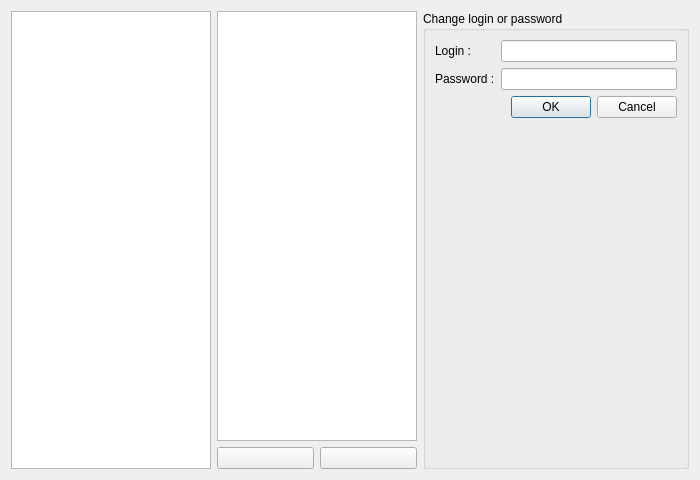
<?xml version="1.0" encoding="UTF-8"?>
<ui version="4.0">
 <class>EditLoginPassWindow</class>
 <widget class="QDialog" name="EditLoginPassWindow">
  <property name="windowModality">
   <enum>Qt::WindowModal</enum>
  </property>
  <property name="geometry">
   <rect>
    <x>0</x>
    <y>0</y>
    <width>700</width>
    <height>480</height>
   </rect>
  </property>
  <property name="windowTitle">
   <string>Manage logins and passwords by servers</string>
  </property>
  <property name="windowIcon">
   <iconset resource="../../ressources/ressources.qrc">
    <normaloff>:/img/Key-32.png</normaloff>:/img/Key-32.png</iconset>
  </property>
  <layout class="QHBoxLayout" name="horizontalLayout">
   <item>
    <widget class="QListWidget" name="lwServers">
     <property name="maximumSize">
      <size>
       <width>200</width>
       <height>16777215</height>
      </size>
     </property>
    </widget>
   </item>
   <item>
    <layout class="QVBoxLayout" name="verticalLayout">
     <item>
      <widget class="QListWidget" name="lwPairs">
       <property name="maximumSize">
        <size>
         <width>200</width>
         <height>16777215</height>
        </size>
       </property>
      </widget>
     </item>
     <item>
      <layout class="QHBoxLayout" name="horizontalLayout_2">
       <item>
        <widget class="QPushButton" name="pbAddPair_2">
         <property name="maximumSize">
          <size>
           <width>100</width>
           <height>16777215</height>
          </size>
         </property>
         <property name="icon">
          <iconset resource="../../ressources/ressources.qrc">
           <normaloff>:/img/Plus-32.png</normaloff>:/img/Plus-32.png</iconset>
         </property>
        </widget>
       </item>
       <item>
        <widget class="QPushButton" name="pbDelPair_2">
         <property name="maximumSize">
          <size>
           <width>100</width>
           <height>16777215</height>
          </size>
         </property>
         <property name="icon">
          <iconset resource="../../ressources/ressources.qrc">
           <normaloff>:/img/Cross-32.png</normaloff>:/img/Cross-32.png</iconset>
         </property>
        </widget>
       </item>
      </layout>
     </item>
    </layout>
   </item>
   <item>
    <widget class="QGroupBox" name="GroupBox">
     <property name="title">
      <string>Change login or password</string>
     </property>
     <layout class="QFormLayout" name="formLayout">
      <item row="0" column="0">
       <widget class="QLabel" name="label">
        <property name="text">
         <string>Login :</string>
        </property>
       </widget>
      </item>
      <item row="0" column="1">
       <widget class="QLineEdit" name="leLogin"/>
      </item>
      <item row="1" column="0">
       <widget class="QLabel" name="label_2">
        <property name="text">
         <string>Password :</string>
        </property>
       </widget>
      </item>
      <item row="1" column="1">
       <widget class="QLineEdit" name="lePassword"/>
      </item>
      <item row="2" column="1">
       <widget class="QDialogButtonBox" name="buttonBox">
        <property name="standardButtons">
         <set>QDialogButtonBox::Cancel|QDialogButtonBox::Ok</set>
        </property>
       </widget>
      </item>
     </layout>
    </widget>
   </item>
  </layout>
 </widget>
 <resources>
  <include location="../../ressources/ressources.qrc"/>
 </resources>
 <connections>
  <connection>
   <sender>buttonBox</sender>
   <signal>rejected()</signal>
   <receiver>EditLoginPassWindow</receiver>
   <slot>close()</slot>
   <hints>
    <hint type="sourcelabel">
     <x>592</x>
     <y>111</y>
    </hint>
    <hint type="destinationlabel">
     <x>349</x>
     <y>239</y>
    </hint>
   </hints>
  </connection>
 </connections>
</ui>
